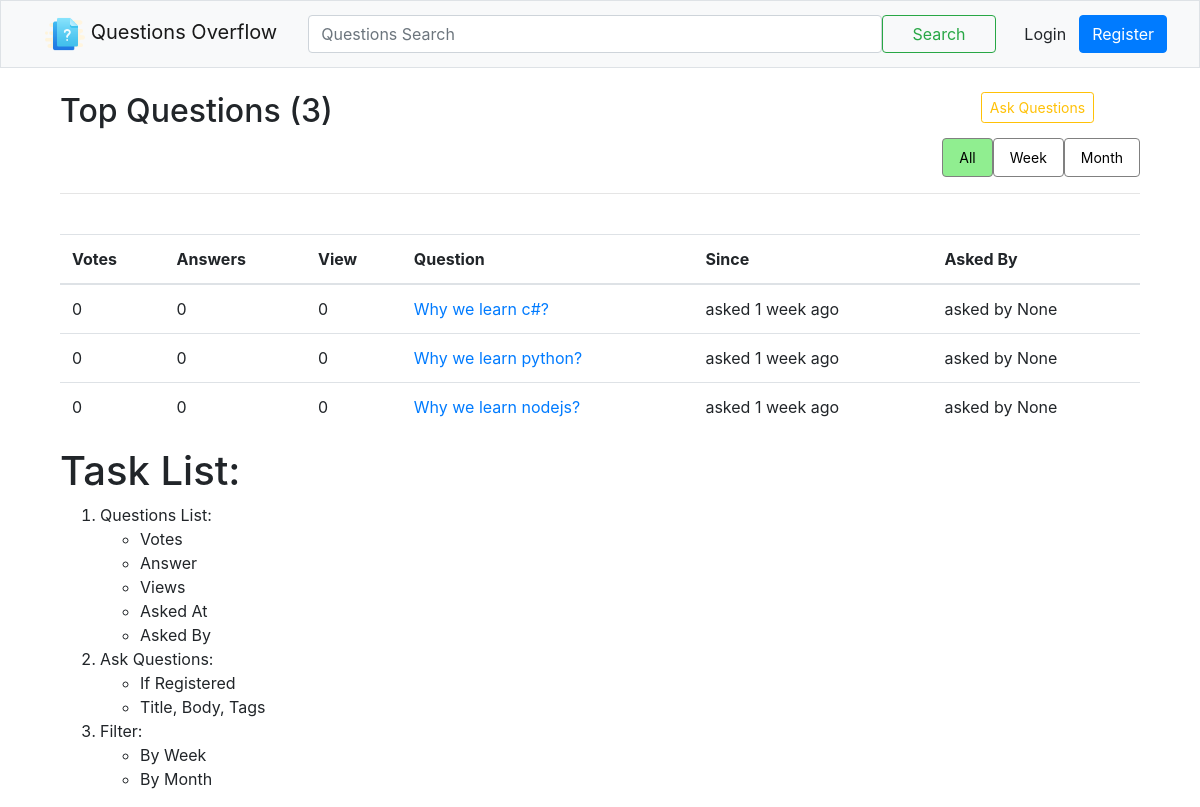
Before: / with the older database file.
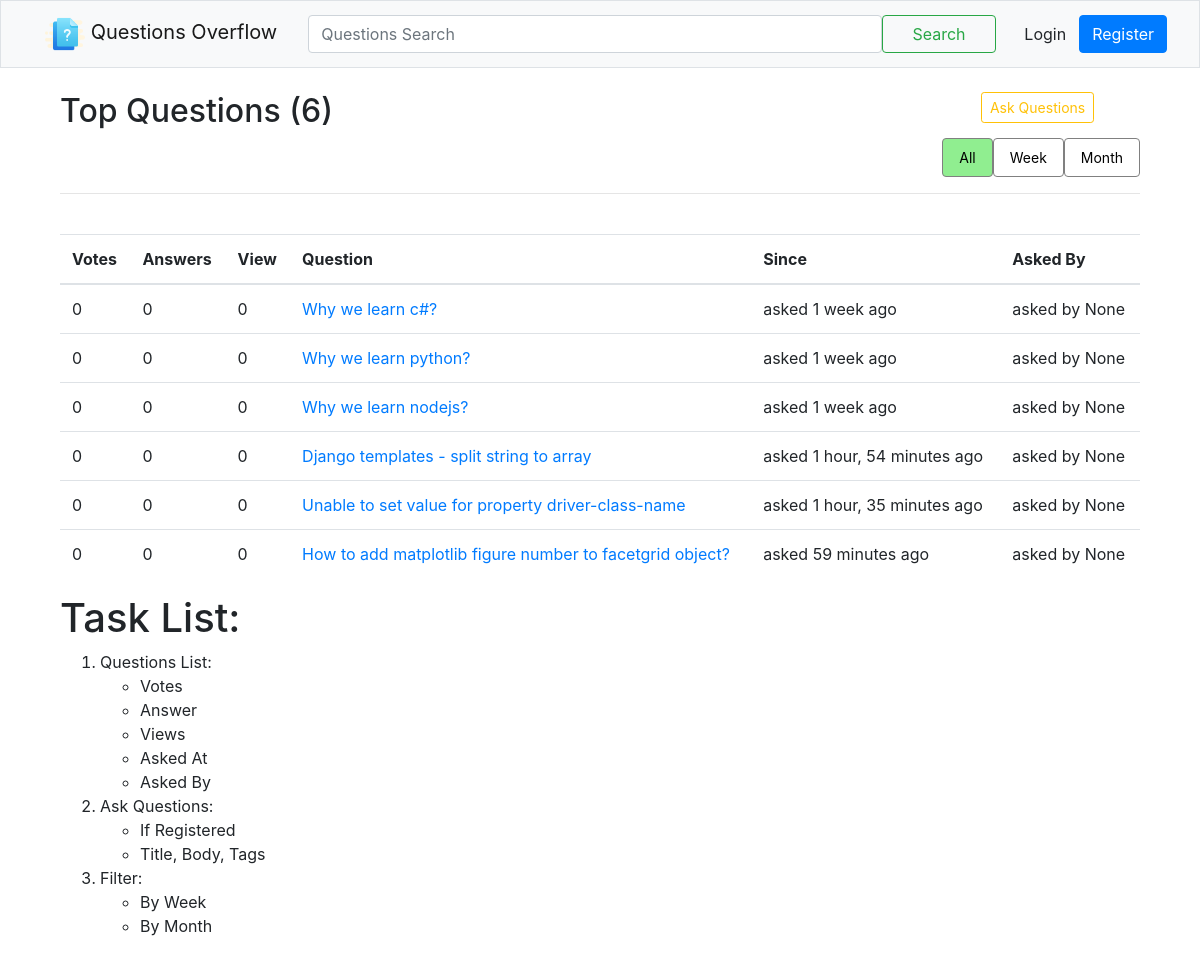
After: the same page with the newer database file.
### overflow/models/QuestionModel.py (models this page shows, shortened)
class QuestionModel(models.Model):
    title = models.CharField(max_length=120, unique=True)
    description = models.TextField()
    tag = models.CharField(max_length=120, null=True)
    views = models.PositiveIntegerField(default=0)
    asked_at = models.DateTimeField(auto_now=True)
    asked_by = models.ForeignKey(User, null=True, on_delete=models.CASCADE)

### overflow/views/Index.py (the view)
# urls.py: path('', Index.index, name='home'),
def index(request):
    question_list = QuestionModel.objects.all()
    return render(request, 'overflow/Index/index.html', {
        'questions': question_list
    })

### templates/overflow/Index/index.html
{% extends 'shared/_layout.html' %}
{% load static %}
{% block content %}
    <div class="container mt-4">
        <div class="row">
            <div class="col">
                <div class="col-xs-12">
                    <div class="col-xs-6" style="float: left; margin-right:60%;">
                        <h2>Top Questions ({{ questions.count }})</h2>
                    </div>
                    <div class="col-xs-6">
                        <a href="{% url 'ask_question' %}" class="btn btn-outline-warning btn-sm">Ask Questions</a>
                    </div>
                </div>
                <div class="col-xs-12" style="float: right;">
                    <nav class="nav nav-pills">
                        <a class="btn-sm nav-link active" href="#">All</a>
                        <a class="btn-sm nav-link" href="#">Week</a>
                        <a class="btn-sm nav-link" href="#">Month</a>
                    </nav>
                </div>
            </div>
        </div>
        <hr>
        <br>
        <div>
            <table class="table table-hover">
                <thead>
                <tr>
                    <th>Votes</th>
                    <th>Answers</th>
                    <th>View</th>
                    <th>Question</th>
                    <th>Since</th>
                    <th>Asked By</th>
                </tr>
                </thead>
                <tbody>
                {% for question in questions %}
                    <tr>
                        <td>0</td>
                        <td>0</td>
                        <td>0</td>
                        <td><a href="{% url 'question_detail' question.pk %}">{{ question.title | capfirst }}</a></td>
                        <td>asked {{ question.asked_at | timesince }} ago</td>
                        <td>asked by {{ question.asked_by | capfirst }}</td>
                    </tr>
                {% endfor %}
                </tbody>
            </table>
        </div>
        <h1>Task List: </h1>
        <ol>
            <li>
                Questions List:
                <ul>
                    <li>Votes</li>
                    <li>Answer</li>
                    <li>Views</li>
                    <li>Asked At</li>
                    <li>Asked By</li>
                </ul>
            </li>
            <li>
                Ask Questions:
                <ul>
                    <li>If Registered</li>
                    <li>Title, Body, Tags</li>
                </ul>
            </li>
            <li>
                Filter:
                <ul>
                    <li>By Week</li>
                    <li>By Month</li>
                </ul>
            </li>
        </ol>
    </div>
{% endblock %}

### templates/shared/_layout.html (shortened to what this page needs)
{% load static %}
<!DOCTYPE html>
<html lang="en">
<head>
    <link rel="stylesheet" href="{% static 'CSSLibrary/bootstrap.css' %}">
    <link rel="stylesheet" href="{% static 'Shared/app.css' %}">
</head>
<body>
{% block body %}
    {% include 'shared/_navbar.html' %}
    <div class="container">
        {% block content %}{% endblock content %}
    </div>
{% endblock body %}
</body>
</html>

### templates/shared/_navbar.html (shortened to what this page needs)
{% load static %}
<nav class="navbar navbar-expand-lg navbar-light bg-light border">
    <div class="container">
        <a href="{% url 'home' %}" class="navbar-brand">
            <img src="{% static 'Images/Icons/front-icon.png' %}" height="40em" alt="overflow"> Questions Overflow
        </a>
        <div class="collapse navbar-collapse" id="mainMenu">
            <form class="form-inline my-3 my-lg-0 col-md-10">
                <input class="form-control col-md-10" type="search" placeholder="Questions Search">
                <button class="btn btn-outline-success col-md-2" type="">Search</button>
            </form>
            {% if user.is_authenticated %}
                <ul class="navbar-nav ml-auto">
                    <li class="nav-item dropdown">
                        <a href="" class="nav-link dropdown-toggle" id="userMenu"
                           data-toggle="dropdown">{{ user.username }}</a>
                        <div class="dropdown-menu dropdown-menu-right" aria-labelledby="userMenu">
                            <a class="dropdown-item" href="#">Log out</a>
                        </div>
                    </li>
                </ul>
            {% else %}
                <a href="#" class="btn btn-light">Login</a>
                <a href="{% url 'signup' %}" class="btn btn-primary">Register</a>
            {% endif %}
        </div>
    </div>
</nav>

### static/Shared/app.css (style rules this page uses)
a.nav-link { color: black; border: 1px solid grey; }
.nav-pills .nav-link.active { color: black; background-color: lightgreen; }

Changed rows visible on the page:
added QuestionModel: title "Django templates - split string to array", asked_at "1 hour, 54 minutes", asked_by "None"
added QuestionModel: title "Unable to set value for property driver-class-name", asked_at "1 hour, 35 minutes", asked_by "None"
added QuestionModel: title "How to add matplotlib figure number to facetgrid object?", asked_at "59 minutes", asked_by "None"
Other visible differences:
{{ questions.count }}: "3" → "6"
